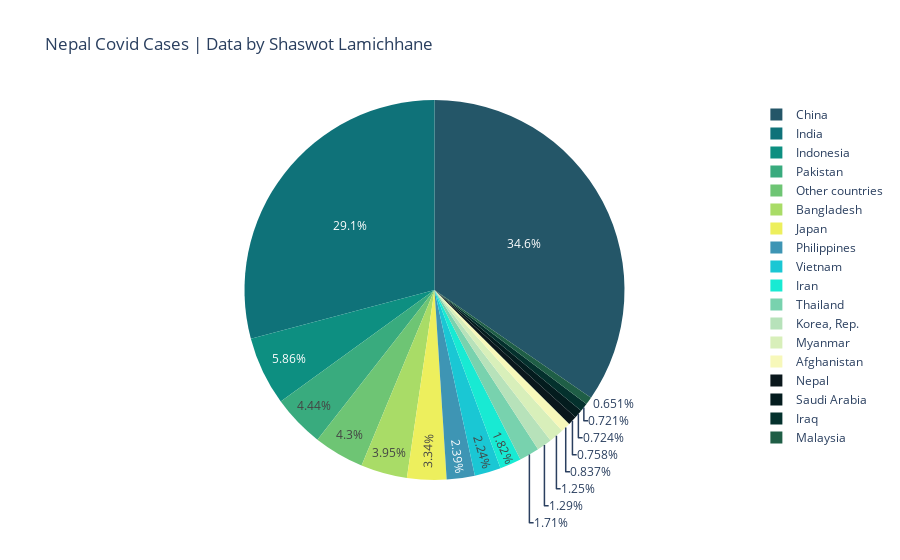

The notebook cell this image was saved under:
### Code cell
df = px.data.gapminder().query("year == 2007").query("continent == 'Asia'")
df
df.loc[df['pop'] < 24.e6, 'country'] = 'Other countries' # Represent only large countries
fig = px.pie(df, values='pop', names='country', title='Nepal Covid Cases | Data by Shaswot Lamichhane',color_discrete_sequence=px.colors.sequential.Aggrnyl)
fig.show()

### Figure 1 — Plotly figure (JSON) as saved in the notebook; plotly's stock layout.template omitted (floating-point values rounded to 4 significant figures)
{"data": [{"domain": {"x": [0, 1], "y": [0, 1]}, "hovertemplate": "country=%{label}<br>pop=%{value}<extra></extra>", "labels": ["Afghanistan", "Other countries", "Bangladesh", "Other countries", "China", "Other countries", "India", "Indonesia", "Iran", "Iraq", "Other countries", "Japan", "Other countries", "Other countries", "Korea, Rep.", "Other countries", "Other countries", "Malaysia", "Other countries", "Myanmar", "Nepal", "Other countries", "Pakistan", "Philippines", "Saudi Arabia", "Other countries", "Other countries", "Other countries", "Other countries", "Thailand", "Vietnam", "Other countries", "Other countries"], "legendgroup": "", "name": "", "showlegend": true, "type": "pie", "values": [31889923, 708573, 150448339, 14131858, 1318683096, 6980412, 1110396331, 223547000, 69453570, 27499638, 6426679, 127467972, 6053193, 23301725, 49044790, 2505559, 3921278, 24821286, 2874127, 47761980, 28901790, 3204897, 169270617, 91077287, 27601038, 4553009, 20378239, 19314747, 23174294, 65068149, 85262356, 4018332, 22211743]}], "layout": {"legend": {"tracegroupgap": 0}, "piecolorway": ["rgb(36, 86, 104)", "rgb(15, 114, 121)", "rgb(13, 143, 129)", "rgb(57, 171, 126)", "rgb(110, 197, 116)", "rgb(169, 220, 103)", "rgb(237, 239, 93)"], "title": {"text": "Nepal Covid Cases | Data by Shaswot Lamichhane"}}}
